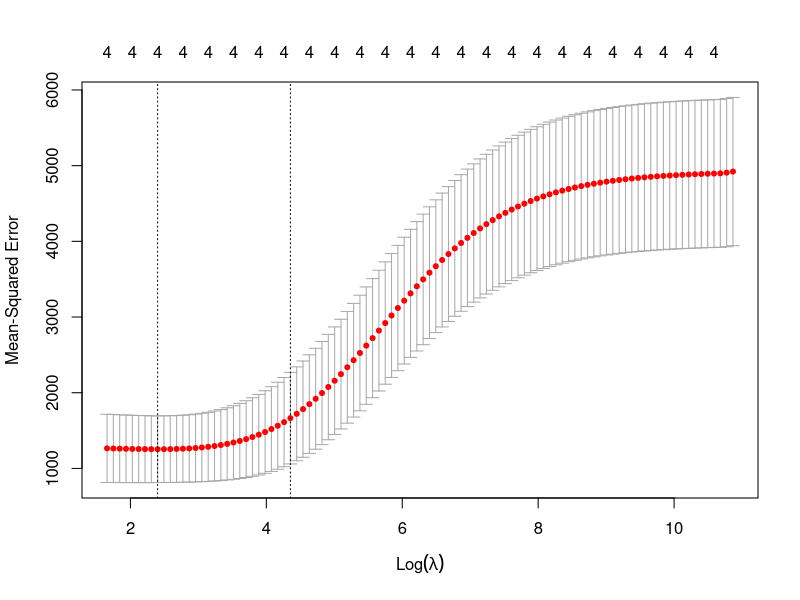
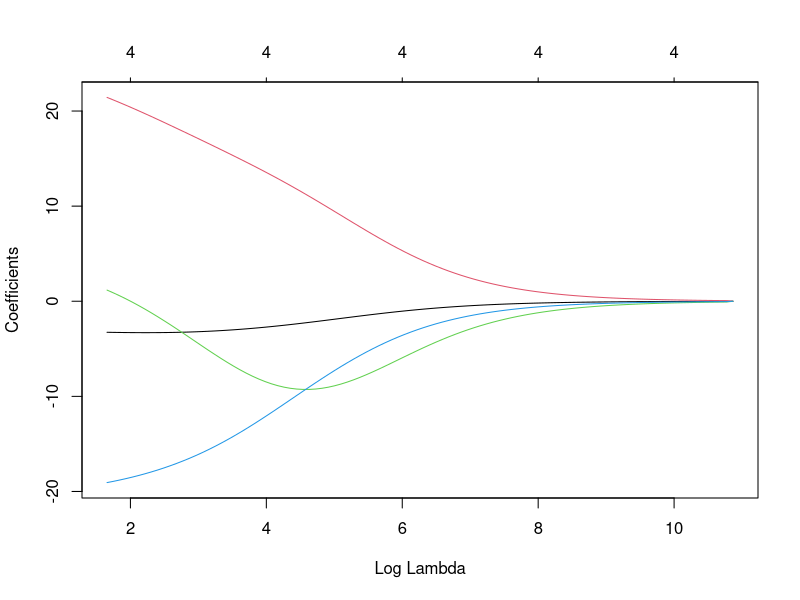

Recreate these plots in R, in order.
library(glmnet)

# define predictor and response variables
y <- mtcars$hp
x <- data.matrix(mtcars[, c('mpg', 'wt', 'drat', 'qsec')])

# fit ridge regression model
model <- glmnet(x, y, alpha = 0)
summary(model)

# perform k-fold cross-validation to find optimal lambda value
cv_model <- cv.glmnet(x, y, alpha = 0)
plot(cv_model)

# find optimal lambda value that minimizes test MSE
best_lambda <- cv_model$lambda.min
best_lambda

# produce Ridge trace plot
plot(model, xvar = "lambda")

# find coefficients of best model
best_model <- glmnet(x, y, alpha = 0, lambda = best_lambda)
coef(best_model)

# calculate R-squared of model on training data
y_predicted <- predict(model, s = best_lambda, newx = x)

# find SST and SSE
sst <- sum((y - mean(y))^2)
sse <- sum((y_predicted - y)^2)

# find R-Squared
rsq <- 1 - sse / sst
rsq
